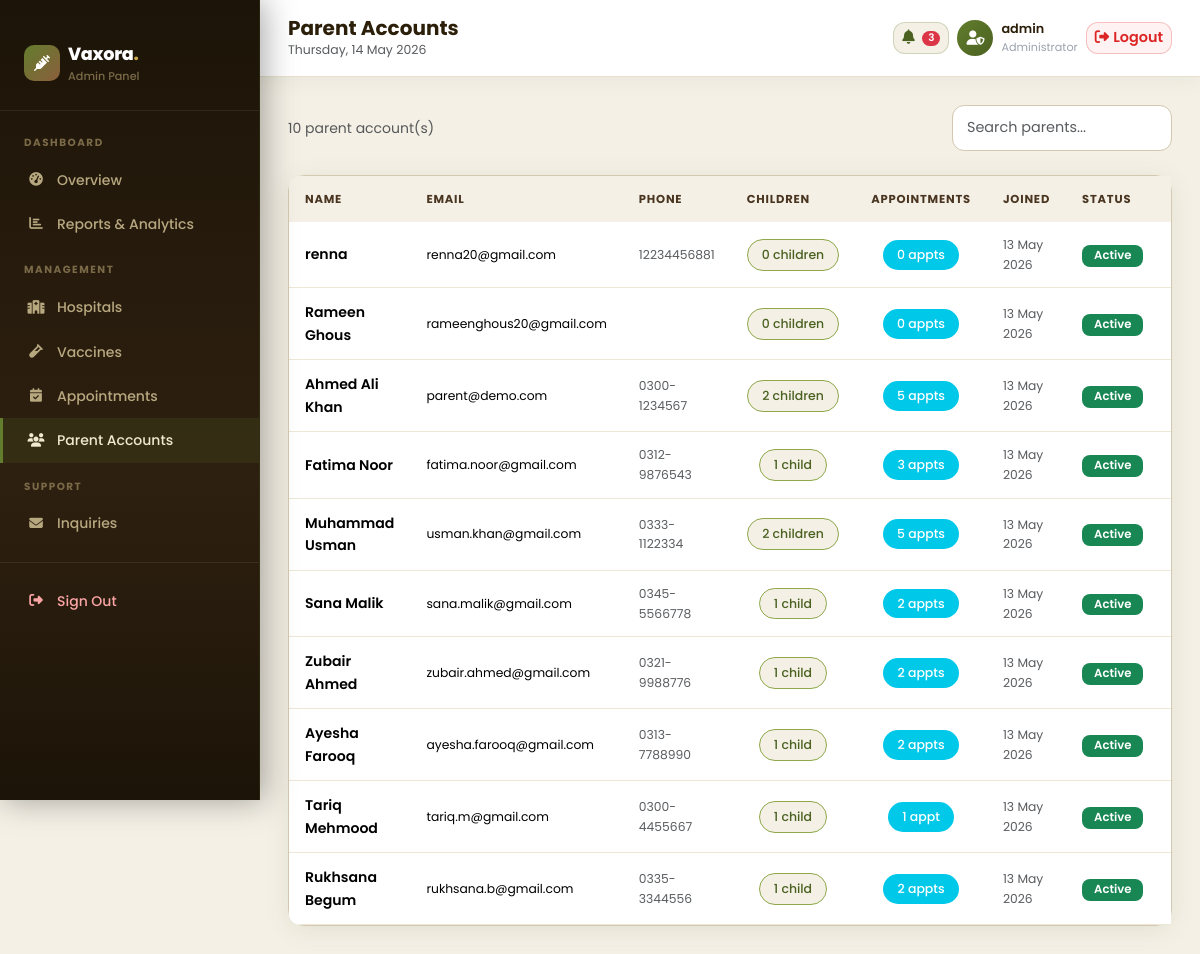
Screenshot of /VAXORA/admin/users.php (signed in) with the database file from the repository.
### tables this page shows
CREATE TABLE users (
    user_id INTEGER PRIMARY KEY AUTOINCREMENT,
    email TEXT NOT NULL UNIQUE,
    password TEXT NOT NULL,
    role TEXT NOT NULL DEFAULT 'parent',
    status TEXT NOT NULL DEFAULT 'active',
    created_at TEXT DEFAULT (datetime('now'))
);

### VAXORA/admin/users.php (the view, shortened to what this page needs)
<?php
$db = (new Database())->getConnection();
$users = $db->query("
    SELECT u.user_id, u.email, u.status, u.created_at,
           p.full_name, p.phone,
           (SELECT COUNT(*) FROM children c WHERE c.parent_id = p.parent_id) as children_count,
           (SELECT COUNT(*) FROM appointments a JOIN children c2 ON a.child_id=c2.child_id WHERE c2.parent_id=p.parent_id) as total_appts
    FROM users u
    LEFT JOIN parents p ON u.user_id = p.user_id
    WHERE u.role = 'parent'
    ORDER BY u.created_at DESC
")->fetchAll(PDO::FETCH_ASSOC);
include '../includes/admin_header.php';
?>
<div class="d-flex justify-content-between align-items-center mb-4">
    <span class="text-muted small"><?= count($users) ?> parent account(s)</span>
    <input type="text" id="adminSearch" class="form-control form-control-sm" placeholder="Search parents..." style="width:220px;">
</div>
<div class="card">
    <div class="card-body p-0">
        <div class="table-responsive">
            <table class="table mb-0">
                <thead><tr><th>Name</th><th>Email</th><th>Phone</th><th>Children</th><th>Appointments</th><th>Joined</th><th>Status</th><th class="text-center">Action</th></tr></thead>
                <tbody>
                <?php foreach ($users as $u): ?>
                <tr>
                    <td class="fw-semibold"><?= htmlspecialchars($u['full_name'] ?? 'N/A') ?></td>
                    <td class="small"><?= htmlspecialchars($u['email']) ?></td>
                    <td class="small text-muted"><?= htmlspecialchars($u['phone'] ?? '—') ?></td>
                    <td class="text-center"><span class="vax-pill-badge vax-pill-children"><?= $u['children_count'] ?> <?= $u['children_count'] == 1 ? 'child' : 'children' ?></span></td>
                    <td class="text-center"><span class="vax-pill-badge vax-pill-appts"><?= $u['total_appts'] ?> <?= $u['total_appts'] == 1 ? 'appt' : 'appts' ?></span></td>
                    <td class="small text-muted"><?= date('d M Y', strtotime($u['created_at'])) ?></td>
                    <td><span class="badge <?= $u['status']==='active' ? 'bg-success' : 'bg-secondary' ?>"><?= ucfirst($u['status']) ?></span></td>
                    <td class="text-center">
                    </td>
                </tr>
                <?php endforeach; ?>
                </tbody>
            </table>
        </div>
    </div>
</div>
<?php include '../includes/admin_footer.php'; ?>

### VAXORA/assets/css/style.css (style rules this page uses)
:root { --primary: #4A6120; --primary-light: #627D2D; --primary-dark: #344515; --secondary: #8B5E3C; --accent: #C8A84B; --success: #4A7C59; --danger: #C0392B; --dark: #1C1408; --mid-dark: #2E2010; --light: #F8F4EC; --border: #D4C9B0; --shadow: 0 4px 24px rgba(74,97,32,0.10); --shadow-hover: 0 8px 40px rgba(74,97,32,0.22); --radius: 16px; --radius-lg: 24px; }
* { margin: 0; padding: 0; box-sizing: border-box; }
html { scroll-behavior: smooth; }
body { font-family: 'Poppins', 'Segoe UI', sans-serif; background: #F4F0E6; color: #2C1F0A; line-height: 1.6; display: flex; flex-direction: column; min-height: 100vh; }
.card { border: 1px solid var(--border); border-radius: var(--radius); box-shadow: var(--shadow); background: #fff; transition: all .3s; }
.table { background: #fff; border-radius: 12px; overflow: hidden; font-size: 0.88rem; }
.table thead th { background: #F4F0E6; color: #4A3520; font-size: 0.72rem; font-weight: 700; text-transform: uppercase; letter-spacing: 0.8px; border: none; padding: 14px 16px; }
.table tbody td { padding: 13px 16px; border-color: #EDE7D5; vertical-align: middle; }
.form-control, .form-select { border-radius: 12px; border: 1.5px solid #D4C9B0; padding: 11px 14px; font-size: 0.9rem; transition: all .2s; font-family: 'Poppins', sans-serif; }
.badge { padding: 5px 12px; border-radius: 8px; font-weight: 600; font-size: 0.73rem; }

### VAXORA/assets/css/admin.css (style rules this page uses)
.vax-pill-badge { display: inline-block; padding: 5px 14px; border-radius: 999px; font-size: 0.78rem; font-weight: 500; font-family: 'Poppins', sans-serif; white-space: nowrap; }
.vax-pill-children { background: #F4F0E6; color: #4A6120; border: 1.5px solid #8EA84A; }
.vax-pill-appts { background: #00C8E8; color: #fff; border: none; }

### rows the page displays
users: full_name "renna", email "renna20@gmail.com", phone "12234456881", children_count "0", total_appts "0", created_at "13 May 2026", status "Active"
users: full_name "Rameen Ghous", email "rameenghous20@gmail.com", children_count "0", total_appts "0", created_at "13 May 2026", status "Active"
users: full_name "Ahmed Ali Khan", email "parent@demo.com", phone "0300-1234567", children_count "2", total_appts "5", created_at "13 May 2026", status "Active"
users: full_name "Fatima Noor", email "fatima.noor@gmail.com", phone "0312-9876543", children_count "1", total_appts "3", created_at "13 May 2026", status "Active"
users: full_name "Muhammad Usman", email "usman.khan@gmail.com", phone "0333-1122334", children_count "2", total_appts "5", created_at "13 May 2026", status "Active"
users: full_name "Sana Malik", email "sana.malik@gmail.com", phone "0345-5566778", children_count "1", total_appts "2", created_at "13 May 2026", status "Active"
users: full_name "Zubair Ahmed", email "zubair.ahmed@gmail.com", phone "0321-9988776", children_count "1", total_appts "2", created_at "13 May 2026", status "Active"
users: full_name "Ayesha Farooq", email "ayesha.farooq@gmail.com", phone "0313-7788990", children_count "1", total_appts "2", created_at "13 May 2026", status "Active"
users: full_name "Tariq Mehmood", email "tariq.m@gmail.com", phone "0300-4455667", children_count "1", total_appts "1", created_at "13 May 2026", status "Active"
users: full_name "Rukhsana Begum", email "rukhsana.b@gmail.com", phone "0335-3344556", children_count "1", total_appts "2", created_at "13 May 2026", status "Active"

### other values shown
$pageTitle "Parent Accounts"
$pending_count "3"
explode('@',$_SESSION['email'] ?? '')[0] "admin"
count($users) "10"
